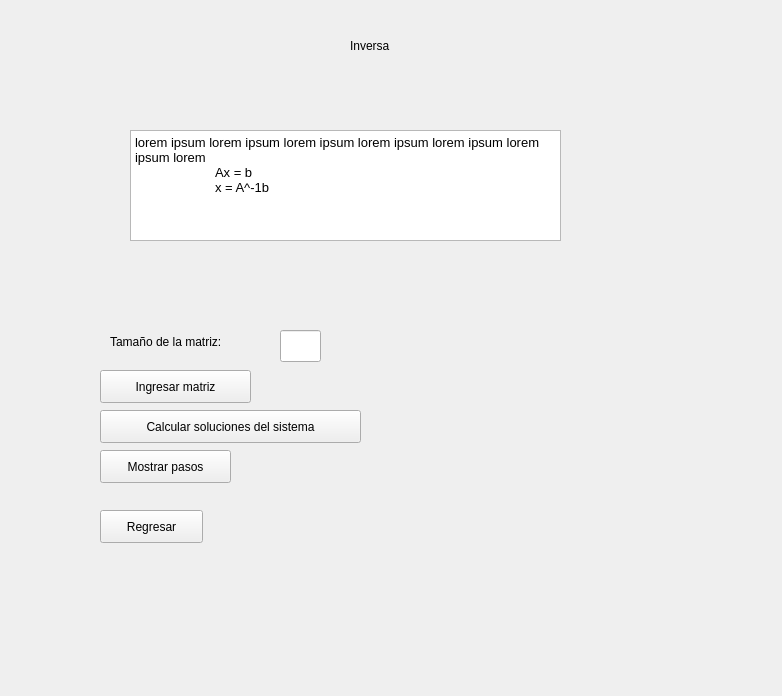
<?xml version="1.0" encoding="UTF-8"?>
<ui version="4.0">
 <class>Form</class>
 <widget class="QWidget" name="Form">
  <property name="geometry">
   <rect>
    <x>0</x>
    <y>0</y>
    <width>782</width>
    <height>696</height>
   </rect>
  </property>
  <property name="windowTitle">
   <string>Form</string>
  </property>
  <widget class="QPushButton" name="calcButton">
   <property name="geometry">
    <rect>
     <x>100</x>
     <y>410</y>
     <width>261</width>
     <height>33</height>
    </rect>
   </property>
   <property name="text">
    <string>Calcular soluciones del sistema</string>
   </property>
  </widget>
  <widget class="QPushButton" name="matButton">
   <property name="geometry">
    <rect>
     <x>100</x>
     <y>370</y>
     <width>151</width>
     <height>33</height>
    </rect>
   </property>
   <property name="text">
    <string>Ingresar matriz</string>
   </property>
  </widget>
  <widget class="QTextEdit" name="textEdit">
   <property name="geometry">
    <rect>
     <x>130</x>
     <y>130</y>
     <width>431</width>
     <height>111</height>
    </rect>
   </property>
   <property name="html">
    <string>&lt;!DOCTYPE HTML PUBLIC &quot;-//W3C//DTD HTML 4.0//EN&quot; &quot;http://www.w3.org/TR/REC-html40/strict.dtd&quot;&gt;
&lt;html&gt;&lt;head&gt;&lt;meta name=&quot;qrichtext&quot; content=&quot;1&quot; /&gt;&lt;style type=&quot;text/css&quot;&gt;
p, li { white-space: pre-wrap; }
&lt;/style&gt;&lt;/head&gt;&lt;body style=&quot; font-family:'Ubuntu Bold'; font-size:10pt; font-weight:400; font-style:normal;&quot;&gt;
&lt;p style=&quot; margin-top:0px; margin-bottom:0px; margin-left:0px; margin-right:0px; -qt-block-indent:0; text-indent:0px;&quot;&gt;lorem ipsum lorem ipsum lorem ipsum lorem ipsum lorem ipsum lorem ipsum lorem &lt;br /&gt;	Ax = b&lt;br /&gt;	x = A^-1b&lt;/p&gt;&lt;/body&gt;&lt;/html&gt;</string>
   </property>
  </widget>
  <widget class="QPushButton" name="pasosButton">
   <property name="geometry">
    <rect>
     <x>100</x>
     <y>450</y>
     <width>131</width>
     <height>33</height>
    </rect>
   </property>
   <property name="text">
    <string>Mostrar pasos</string>
   </property>
  </widget>
  <widget class="QPushButton" name="unidad3button">
   <property name="geometry">
    <rect>
     <x>100</x>
     <y>510</y>
     <width>103</width>
     <height>33</height>
    </rect>
   </property>
   <property name="text">
    <string>Regresar</string>
   </property>
  </widget>
  <widget class="QLineEdit" name="tamEdit">
   <property name="geometry">
    <rect>
     <x>280</x>
     <y>330</y>
     <width>41</width>
     <height>32</height>
    </rect>
   </property>
   <property name="text">
    <string/>
   </property>
  </widget>
  <widget class="QLabel" name="label">
   <property name="geometry">
    <rect>
     <x>350</x>
     <y>10</y>
     <width>71</width>
     <height>71</height>
    </rect>
   </property>
   <property name="text">
    <string>Inversa</string>
   </property>
  </widget>
  <widget class="QLabel" name="label_2">
   <property name="geometry">
    <rect>
     <x>110</x>
     <y>330</y>
     <width>171</width>
     <height>24</height>
    </rect>
   </property>
   <property name="text">
    <string>Tamaño de la matriz:</string>
   </property>
  </widget>
 </widget>
 <resources/>
 <connections/>
</ui>
